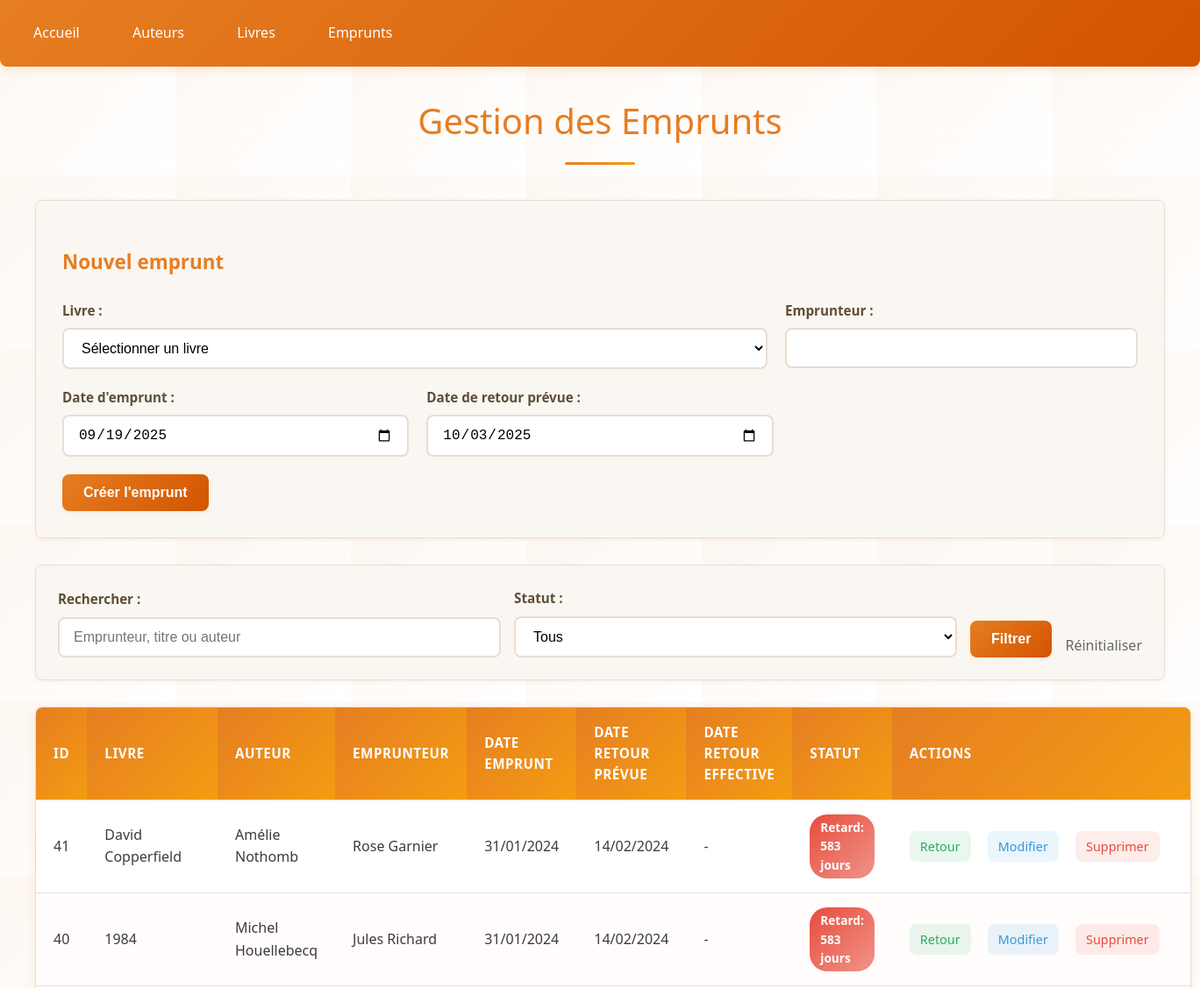
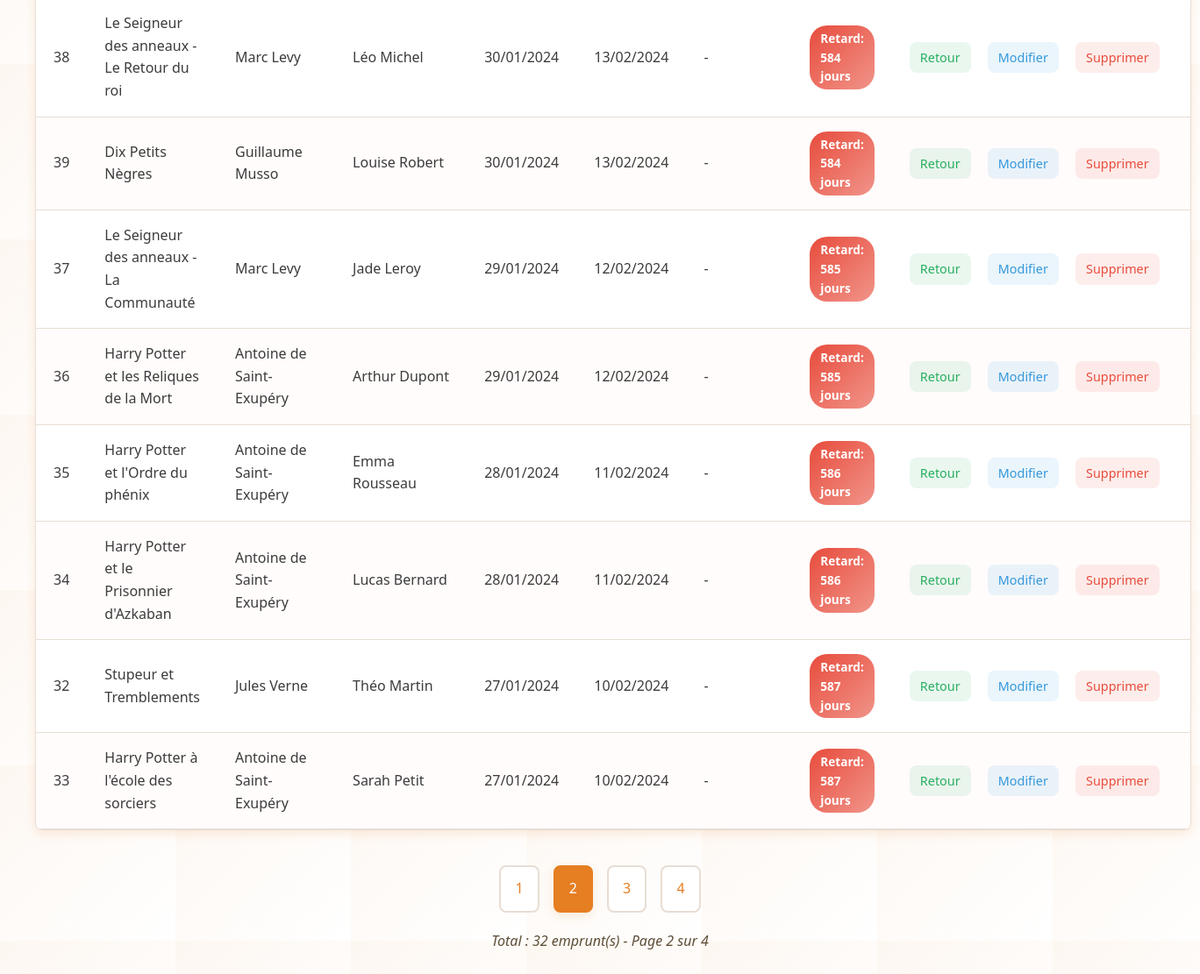
Page /emprunts.php?page=2 on the committed database (2 pictures, top to bottom).
### tables this page shows
CREATE TABLE IF NOT EXISTS `emprunts` (
  `id_emprunt` int NOT NULL AUTO_INCREMENT,
  `id_livre` int DEFAULT NULL,
  `nom_emprunteur` varchar(100) NOT NULL,
  `date_emprunt` date NOT NULL,
  `date_retour_prevue` date NOT NULL,
  `date_retour_effective` date DEFAULT NULL,
  PRIMARY KEY (`id_emprunt`),
  KEY `id_livre` (`id_livre`)
);

CREATE TABLE IF NOT EXISTS `livres` (
  `id_livre` int NOT NULL AUTO_INCREMENT,
  `titre` varchar(200) NOT NULL,
  `id_auteur` int DEFAULT NULL,
  `categorie` varchar(50) DEFAULT NULL,
  `isbn` varchar(13) DEFAULT NULL,
  `annee_publication` int DEFAULT NULL,
  `disponible` tinyint(1) DEFAULT '1',
  PRIMARY KEY (`id_livre`),
  KEY `id_auteur` (`id_auteur`)
);

### emprunts.php (the view, shortened to what this page needs)
<?php
require_once 'config.php';
$search = $_GET['search'] ?? '';
$page = max(1, $_GET['page'] ?? 1);
$limit = 10;
$offset = ($page - 1) * $limit;
$whereConditions = [];
$params = [];
$whereClause = $whereConditions ? "WHERE " . implode(" AND ", $whereConditions) : "";
$countStmt = $pdo->prepare("
    SELECT COUNT(*)
    FROM emprunts e
    JOIN livres l ON e.id_livre = l.id_livre
    JOIN auteurs a ON l.id_auteur = a.id_auteur
    $whereClause
");
$countStmt->execute($params);
$total = $countStmt->fetchColumn();
$totalPages = ceil($total / $limit);
$stmt = $pdo->prepare("
    SELECT e.*, l.titre, CONCAT(a.prenom, ' ', a.nom) as auteur,
           CASE
               WHEN e.date_retour_effective IS NULL THEN 'En cours'
               ELSE 'Retourné'
           END as statut_emprunt,
           CASE
               WHEN e.date_retour_effective IS NULL AND e.date_retour_prevue < CURDATE()
               THEN CONCAT(DATEDIFF(CURDATE(), e.date_retour_prevue), ' jours')
               ELSE NULL
           END as retard
    FROM emprunts e
    JOIN livres l ON e.id_livre = l.id_livre
    JOIN auteurs a ON l.id_auteur = a.id_auteur
    $whereClause
    ORDER BY e.date_emprunt DESC
    LIMIT $limit OFFSET $offset
");
$stmt->execute($params);
$emprunts = $stmt->fetchAll();
$editEmprunt = null;
?>
<!DOCTYPE html>
<html lang="fr">
<head>
    <link rel="stylesheet" href="style.css">
</head>
<body class="emprunts">
    <div class="nav">
        <a href="index.php">Accueil</a>
        <a href="auteurs.php">Auteurs</a>
        <a href="livres.php">Livres</a>
        <a href="emprunts.php">Emprunts</a>
    </div>
    <div class="container">
        <h1>Gestion des Emprunts</h1>
        <div class="form-container">
            <h3><?= $editEmprunt ? 'Modifier' : 'Nouvel' ?> emprunt</h3>
            <form method="POST">
                <div class="grid-2">
                    <div class="form-group">
                        <label>Livre :</label>
                        <select name="id_livre" required>
                            <option value="">Sélectionner un livre</option>
                        </select>
                    </div>
                    <div class="form-group">
                        <label>Emprunteur :</label>
                        <input type="text" name="nom_emprunteur" value="<?= $editEmprunt['nom_emprunteur'] ?? '' ?>" required>
                    </div>
                </div>
                <div class="grid-3">
                    <div class="form-group">
                        <label>Date d'emprunt :</label>
                        <input type="date" name="date_emprunt" value="<?= $editEmprunt['date_emprunt'] ?? date('Y-m-d') ?>" required>
                    </div>
                    <div class="form-group">
                        <label>Date de retour prévue :</label>
                        <input type="date" name="date_retour_prevue" value="<?= $editEmprunt['date_retour_prevue'] ?? date('Y-m-d', strtotime('+2 weeks')) ?>" required>
                    </div>
                </div>
                <button type="submit"><?= $editEmprunt ? 'Modifier' : 'Créer' ?> l'emprunt</button>
            </form>
        </div>
        <div class="search">
            <form method="GET">
                <div class="grid-form">
                    <div>
                        <label>Rechercher :</label>
                        <input type="text" name="search" value="<?= htmlspecialchars($search) ?>" placeholder="Emprunteur, titre ou auteur">
                    </div>
                    <div>
                        <label>Statut :</label>
                        <select name="statut">
                            <option value="">Tous</option>
                        </select>
                    </div>
                    <button type="submit">Filtrer</button>
                    <a href="emprunts.php" style="text-decoration: none; color: #666;">Réinitialiser</a>
                </div>
            </form>
        </div>
        <table>
            <thead>
                <tr>
                    <th>ID</th>
                    <th>Livre</th>
                    <th>Auteur</th>
                    <th>Emprunteur</th>
                    <th>Date emprunt</th>
                    <th>Date retour prévue</th>
                    <th>Date retour effective</th>
                    <th>Statut</th>
                    <th>Actions</th>
                </tr>
            </thead>
            <tbody>
                <?php foreach ($emprunts as $emprunt): ?>
                <tr>
                    <td><?= $emprunt['id_emprunt'] ?></td>
                    <td><?= htmlspecialchars($emprunt['titre']) ?></td>
                    <td><?= htmlspecialchars($emprunt['auteur']) ?></td>
                    <td><?= htmlspecialchars($emprunt['nom_emprunteur']) ?></td>
                    <td><?= date('d/m/Y', strtotime($emprunt['date_emprunt'])) ?></td>
                    <td><?= date('d/m/Y', strtotime($emprunt['date_retour_prevue'])) ?></td>
                    <td>
                        <?= $emprunt['date_retour_effective'] ? date('d/m/Y', strtotime($emprunt['date_retour_effective'])) : '-' ?>
                    </td>
                    <td>
                        <?php if ($emprunt['retard']): ?>
                            <span class="status-retard">Retard: <?= $emprunt['retard'] ?></span>
                        <?php elseif ($emprunt['statut_emprunt'] == 'En cours'): ?>
                            <span class="status-en-cours"><?= $emprunt['statut_emprunt'] ?></span>
                        <?php else: ?>
                            <span class="status-retourne"><?= $emprunt['statut_emprunt'] ?></span>
                        <?php endif; ?>
                    </td>
                    <td class="actions">
                        <?php if (!$emprunt['date_retour_effective']): ?>
                            <a href="?retour=<?= $emprunt['id_emprunt'] ?>" class="btn-retour" onclick="return confirm('Marquer comme retourné ?')">Retour</a>
                        <?php endif; ?>
                        <a href="?edit=<?= $emprunt['id_emprunt'] ?>" class="btn-edit">Modifier</a>
                        <a href="?delete=<?= $emprunt['id_emprunt'] ?>" class="btn-delete" onclick="return confirm('Êtes-vous sûr ?')">Supprimer</a>
                    </td>
                </tr>
                <?php endforeach; ?>
            </tbody>
        </table>
        <?php if ($totalPages > 1): ?>
        <div class="pagination">
            <?php
            $queryParams = [];
            $queryString = $queryParams ? '&' . implode('&', $queryParams) : '';
            ?>
            <?php for ($i = 1; $i <= $totalPages; $i++): ?>
                <a href="?page=<?= $i ?><?= $queryString ?>" class="<?= $i == $page ? 'current' : '' ?>"><?= $i ?></a>
            <?php endfor; ?>
        </div>
        <?php endif; ?>
        <p>Total : <?= $total ?> emprunt(s) - Page <?= $page ?> sur <?= $totalPages ?></p>
    </div>
</body>
</html>

### rows in the picture
emprunts: id_emprunt "41", id_livre.titre "David Copperfield", auteur "Amélie Nothomb", nom_emprunteur "Rose Garnier", date_emprunt "31/01/2024", date_retour_prevue "14/02/2024", retard "583 jours"
emprunts: id_emprunt "40", id_livre.titre "1984", auteur "Michel Houellebecq", nom_emprunteur "Jules Richard", date_emprunt "31/01/2024", date_retour_prevue "14/02/2024", retard "583 jours"
emprunts: id_emprunt "38", id_livre.titre "Le Seigneur des anneaux - Le Retour du roi", auteur "Marc Levy", nom_emprunteur "Léo Michel", date_emprunt "30/01/2024", date_retour_prevue "13/02/2024", retard "584 jours"
emprunts: id_emprunt "39", id_livre.titre "Dix Petits Nègres", auteur "Guillaume Musso", nom_emprunteur "Louise Robert", date_emprunt "30/01/2024", date_retour_prevue "13/02/2024", retard "584 jours"
emprunts: id_emprunt "37", id_livre.titre "Le Seigneur des anneaux - La Communauté", auteur "Marc Levy", nom_emprunteur "Jade Leroy", date_emprunt "29/01/2024", date_retour_prevue "12/02/2024", retard "585 jours"
emprunts: id_emprunt "36", id_livre.titre "Harry Potter et les Reliques de la Mort", auteur "Antoine de Saint-Exupéry", nom_emprunteur "Arthur Dupont", date_emprunt "29/01/2024", date_retour_prevue "12/02/2024", retard "585 jours"
emprunts: id_emprunt "35", id_livre.titre "Harry Potter et l'Ordre du phénix", auteur "Antoine de Saint-Exupéry", nom_emprunteur "Emma Rousseau", date_emprunt "28/01/2024", date_retour_prevue "11/02/2024", retard "586 jours"
emprunts: id_emprunt "34", id_livre.titre "Harry Potter et le Prisonnier d'Azkaban", auteur "Antoine de Saint-Exupéry", nom_emprunteur "Lucas Bernard", date_emprunt "28/01/2024", date_retour_prevue "11/02/2024", retard "586 jours"
emprunts: id_emprunt "32", id_livre.titre "Stupeur et Tremblements", auteur "Jules Verne", nom_emprunteur "Théo Martin", date_emprunt "27/01/2024", date_retour_prevue "10/02/2024", retard "587 jours"
emprunts: id_emprunt "33", id_livre.titre "Harry Potter à l'école des sorciers", auteur "Antoine de Saint-Exupéry", nom_emprunteur "Sarah Petit", date_emprunt "27/01/2024", date_retour_prevue "10/02/2024", retard "587 jours"

### other values in the picture
$total "32"
$page "2"
$totalPages "4"
